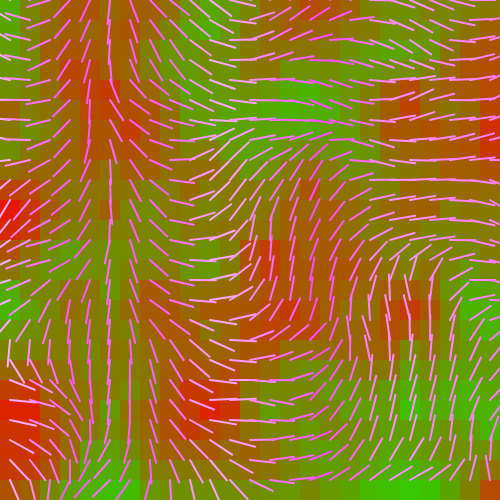
Frame 1 (no input)
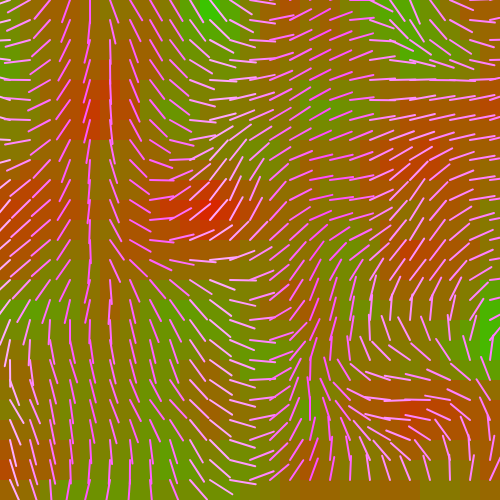
Frame 60 (no input)
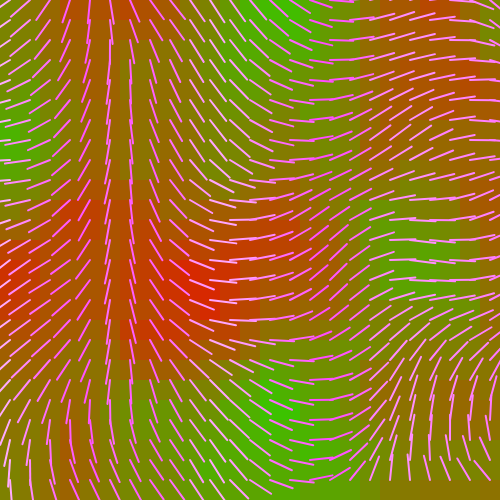
Frame 120 (the mouse pressed at the canvas centre since frame 60)

The p5.js sketch that drew these frames (run headless with seeded random() and noise() and a simulated clock; from frame 60 on, the mouse is pressed at the canvas centre):

// p5.js sketch
// ── sketch.js
var stepSize = 20;
var mX;

function setup() {
  createCanvas(500, 500);
}
///////////////////////////////////////////////////////////////////////
function draw() {
  background(125);
    
  mX = map(mouseX,0,width,1,0.5);
    
  colorGrid();
  compassGrid();
}
///////////////////////////////////////////////////////////////////////
function colorGrid(){
  // your code here  
    fill(255);
    push();
    noStroke();
    for(var i = 0 ; i < 25 ; i++)
        {
        for(var j = 0 ; j < 25 ; j++)
        {
            var x = stepSize*i;
            var y = stepSize*j;
            
            var n1 = noise(x*mX*0.01, y *mX*0.01, frameCount*mX*0.01);

            var r = color(255,0,0);
            var g = color(0,255,0);
            var interPol = lerpColor(r,g,n1);
            
            fill(interPol);
            rect(x,y,stepSize,stepSize);
                        
        }
    }
    pop();
}
///////////////////////////////////////////////////////////////////////
function compassGrid(){
  // your code here

    var mX = map(mouseX,0,width,1,0.5);
    
    for(var i = 0 ; i < 25 ; i++)
        {
        for(var j = 0 ; j < 25 ; j++)
        {
            push();
            var x = stepSize*i;
            var y = stepSize*j;
            strokeWeight(2);
                        
            translate(stepSize/2+x,y);
            
            var n2A= noise(x * mX * 0.0025,y* mX * 0.0025,frameCount * mX * 0.0035);
            var rotC = map(n2A, 0 , 1, 0, 720);
            
            angleMode(DEGREES);
            rotate(rotC);
            
            var n2B = noise(x/100,y/100/frameCount/100)
            var col1 = map(n2B,0,1,0,255);
            var col2 = map(n2B+5,0,1,0,255);
            var col3 = map(n2B+10,0,1,0,255); 
            var length = map(n2B,0,1,0,10); 
            
            stroke(col3,col1,col2);
            line(0,0,0,stepSize+length); 
            pop();
            



        }
    }
}
